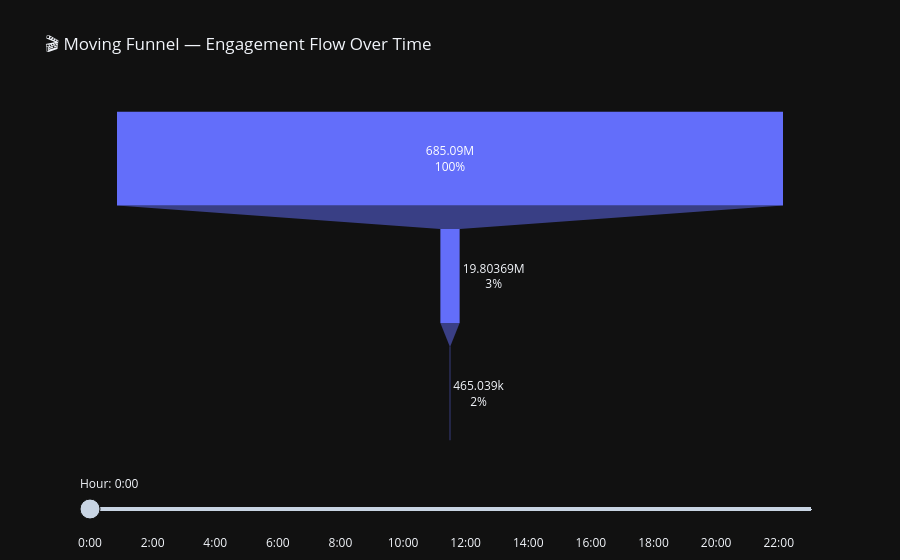

Source (notebook cell):
### Code cell
import plotly.graph_objects as go

fig = go.Figure()

hours = sorted(df['publish_hour'].unique())

for i, hour in enumerate(hours):
    temp = df[df['publish_hour'] == hour]

    fig.add_trace(go.Funnel(
        visible=(i == 0),  # only first visible
        y=['Views', 'Likes', 'Comments'],
        x=[
            temp['views'].sum(),
            temp['likes'].sum(),
            temp['comment_count'].sum()
        ],
        textinfo="value+percent previous",
        name=f"Hour {hour}"
    ))

# 🎯 SLIDER CONTROL
steps = []
for i, hour in enumerate(hours):
    step = dict(
        method="update",
        args=[{"visible": [j == i for j in range(len(hours))]}],
        label=f"{hour}:00"
    )
    steps.append(step)

fig.update_layout(
    title="🎬 Moving Funnel — Engagement Flow Over Time",
    sliders=[dict(
        active=0,
        steps=steps,
        currentvalue={"prefix": "Hour: "}
    )]
)

fig.show()
fig.update_layout(
    updatemenus=[{
        "type": "buttons",
        "buttons": [
            {"label": "▶ Play", "method": "animate", "args": [None]}
        ]
    }]
)

### Figure 1 — Plotly figure (JSON) as saved in the notebook; plotly's stock layout.template omitted (floating-point values rounded to 4 significant figures)
{"data": [{"name": "Hour 0", "textinfo": "value+percent previous", "type": "funnel", "visible": true, "x": [685090012, 19803689, 465039], "y": ["Views", "Likes", "Comments"]}, {"name": "Hour 1", "textinfo": "value+percent previous", "type": "funnel", "visible": false, "x": [700030432, 21687435, 563839], "y": ["Views", "Likes", "Comments"]}, {"name": "Hour 2", "textinfo": "value+percent previous", "type": "funnel", "visible": false, "x": [377580298, 12690499, 408018], "y": ["Views", "Likes", "Comments"]}, {"name": "Hour 3", "textinfo": "value+percent previous", "type": "funnel", "visible": false, "x": [292964481, 13399909, 887346], "y": ["Views", "Likes", "Comments"]}, {"name": "Hour 4", "textinfo": "value+percent previous", "type": "funnel", "visible": false, "x": [1193238484, 24688578, 929540], "y": ["Views", "Likes", "Comments"]}, {"name": "Hour 5", "textinfo": "value+percent previous", "type": "funnel", "visible": false, "x": [363201033, 10641263, 319505], "y": ["Views", "Likes", "Comments"]}, {"name": "Hour 6", "textinfo": "value+percent previous", "type": "funnel", "visible": false, "x": [292095894, 9743399, 184793], "y": ["Views", "Likes", "Comments"]}, {"name": "Hour 7", "textinfo": "value+percent previous", "type": "funnel", "visible": false, "x": [925524631, 23059140, 763490], "y": ["Views", "Likes", "Comments"]}, {"name": "Hour 8", "textinfo": "value+percent previous", "type": "funnel", "visible": false, "x": [1563113498, 29706159, 1146774], "y": ["Views", "Likes", "Comments"]}, {"name": "Hour 9", "textinfo": "value+percent previous", "type": "funnel", "visible": false, "x": [891164996, 26896431, 821172], "y": ["Views", "Likes", "Comments"]}, {"name": "Hour 10", "textinfo": "value+percent previous", "type": "funnel", "visible": false, "x": [676003824, 23006961, 704363], "y": ["Views", "Likes", "Comments"]}, {"name": "Hour 11", "textinfo": "value+percent previous", "type": "funnel", "visible": false, "x": [770550020, 16531957, 542580], "y": ["Views", "Likes", "Comments"]}, {"name": "Hour 12", "textinfo": "value+percent previous", "type": "funnel", "visible": false, "x": [3648785064, 54306398, 1405739], "y": ["Views", "Likes", "Comments"]}, {"name": "Hour 13", "textinfo": "value+percent previous", "type": "funnel", "visible": false, "x": [1016132865, 27947816, 982003], "y": ["Views", "Likes", "Comments"]}, {"name": "Hour 14", "textinfo": "value+percent previous", "type": "funnel", "visible": false, "x": [852142722, 22610678, 764493], "y": ["Views", "Likes", "Comments"]}, {"name": "Hour 15", "textinfo": "value+percent previous", "type": "funnel", "visible": false, "x": [1627809652, 48364320, 2137703], "y": ["Views", "Likes", "Comments"]}, {"name": "Hour 16", "textinfo": "value+percent previous", "type": "funnel", "visible": false, "x": [2674563556, 63917103, 2476739], "y": ["Views", "Likes", "Comments"]}, {"name": "Hour 17", "textinfo": "value+percent previous", "type": "funnel", "visible": false, "x": [1931130885, 47171566, 1556042], "y": ["Views", "Likes", "Comments"]}, {"name": "Hour 18", "textinfo": "value+percent previous", "type": "funnel", "visible": false, "x": [1279564421, 39231776, 1360347], "y": ["Views", "Likes", "Comments"]}, {"name": "Hour 19", "textinfo": "value+percent previous", "type": "funnel", "visible": false, "x": [1722922935, 39131285, 1284582], "y": ["Views", "Likes", "Comments"]}, {"name": "Hour 20", "textinfo": "value+percent previous", "type": "funnel", "visible": false, "x": [1118616006, 33109110, 998547], "y": ["Views", "Likes", "Comments"]}, {"name": "Hour 21", "textinfo": "value+percent previous", "type": "funnel", "visible": false, "x": [1156198661, 31939967, 813226], "y": ["Views", "Likes", "Comments"]}, {"name": "Hour 22", "textinfo": "value+percent previous", "type": "funnel", "visible": false, "x": [1215653869, 29636846, 1032565], "y": ["Views", "Likes", "Comments"]}, {"name": "Hour 23", "textinfo": "value+percent previous", "type": "funnel", "visible": false, "x": [1482066266, 27702899, 1001128], "y": ["Views", "Likes", "Comments"]}], "layout": {"sliders": [{"active": 0, "currentvalue": {"prefix": "Hour: "}, "steps": [{"args": [{"visible": [true, false, false, false, false, false, false, false, false, false, false, false, false, false, false, false, false, false, false, false, false, false, false, false]}], "label": "0:00", "method": "update"}, {"args": [{"visible": [false, true, false, false, false, false, false, false, false, false, false, false, false, false, false, false, false, false, false, false, false, false, false, false]}], "label": "1:00", "method": "update"}, {"args": [{"visible": [false, false, true, false, false, false, false, false, false, false, false, false, false, false, false, false, false, false, false, false, false, false, false, false]}], "label": "2:00", "method": "update"}, {"args": [{"visible": [false, false, false, true, false, false, false, false, false, false, false, false, false, false, false, false, false, false, false, false, false, false, false, false]}], "label": "3:00", "method": "update"}, {"args": [{"visible": [false, false, false, false, true, false, false, false, false, false, false, false, false, false, false, false, false, false, false, false, false, false, false, false]}], "label": "4:00", "method": "update"}, {"args": [{"visible": [false, false, false, false, false, true, false, false, false, false, false, false, false, false, false, false, false, false, false, false, false, false, false, false]}], "label": "5:00", "method": "update"}, {"args": [{"visible": [false, false, false, false, false, false, true, false, false, false, false, false, false, false, false, false, false, false, false, false, false, false, false, false]}], "label": "6:00", "method": "update"}, {"args": [{"visible": [false, false, false, false, false, false, false, true, false, false, false, false, false, false, false, false, false, false, false, false, false, false, false, false]}], "label": "7:00", "method": "update"}, {"args": [{"visible": [false, false, false, false, false, false, false, false, true, false, false, false, false, false, false, false, false, false, false, false, false, false, false, false]}], "label": "8:00", "method": "update"}, {"args": [{"visible": [false, false, false, false, false, false, false, false, false, true, false, false, false, false, false, false, false, false, false, false, false, false, false, false]}], "label": "9:00", "method": "update"}, {"args": [{"visible": [false, false, false, false, false, false, false, false, false, false, true, false, false, false, false, false, false, false, false, false, false, false, false, false]}], "label": "10:00", "method": "update"}, {"args": [{"visible": [false, false, false, false, false, false, false, false, false, false, false, true, false, false, false, false, false, false, false, false, false, false, false, false]}], "label": "11:00", "method": "update"}, {"args": [{"visible": [false, false, false, false, false, false, false, false, false, false, false, false, true, false, false, false, false, false, false, false, false, false, false, false]}], "label": "12:00", "method": "update"}, {"args": [{"visible": [false, false, false, false, false, false, false, false, false, false, false, false, false, true, false, false, false, false, false, false, false, false, false, false]}], "label": "13:00", "method": "update"}, {"args": [{"visible": [false, false, false, false, false, false, false, false, false, false, false, false, false, false, true, false, false, false, false, false, false, false, false, false]}], "label": "14:00", "method": "update"}, {"args": [{"visible": [false, false, false, false, false, false, false, false, false, false, false, false, false, false, false, true, false, false, false, false, false, false, false, false]}], "label": "15:00", "method": "update"}, {"args": [{"visible": [false, false, false, false, false, false, false, false, false, false, false, false, false, false, false, false, true, false, false, false, false, false, false, false]}], "label": "16:00", "method": "update"}, {"args": [{"visible": [false, false, false, false, false, false, false, false, false, false, false, false, false, false, false, false, false, true, false, false, false, false, false, false]}], "label": "17:00", "method": "update"}, {"args": [{"visible": [false, false, false, false, false, false, false, false, false, false, false, false, false, false, false, false, false, false, true, false, false, false, false, false]}], "label": "18:00", "method": "update"}, {"args": [{"visible": [false, false, false, false, false, false, false, false, false, false, false, false, false, false, false, false, false, false, false, true, false, false, false, false]}], "label": "19:00", "method": "update"}, {"args": [{"visible": [false, false, false, false, false, false, false, false, false, false, false, false, false, false, false, false, false, false, false, false, true, false, false, false]}], "label": "20:00", "method": "update"}, {"args": [{"visible": [false, false, false, false, false, false, false, false, false, false, false, false, false, false, false, false, false, false, false, false, false, true, false, false]}], "label": "21:00", "method": "update"}, {"args": [{"visible": [false, false, false, false, false, false, false, false, false, false, false, false, false, false, false, false, false, false, false, false, false, false, true, false]}], "label": "22:00", "method": "update"}, {"args": [{"visible": [false, false, false, false, false, false, false, false, false, false, false, false, false, false, false, false, false, false, false, false, false, false, false, true]}], "label": "23:00", "method": "update"}]}], "title": {"text": "🎬 Moving Funnel — Engagement Flow Over Time"}}}
